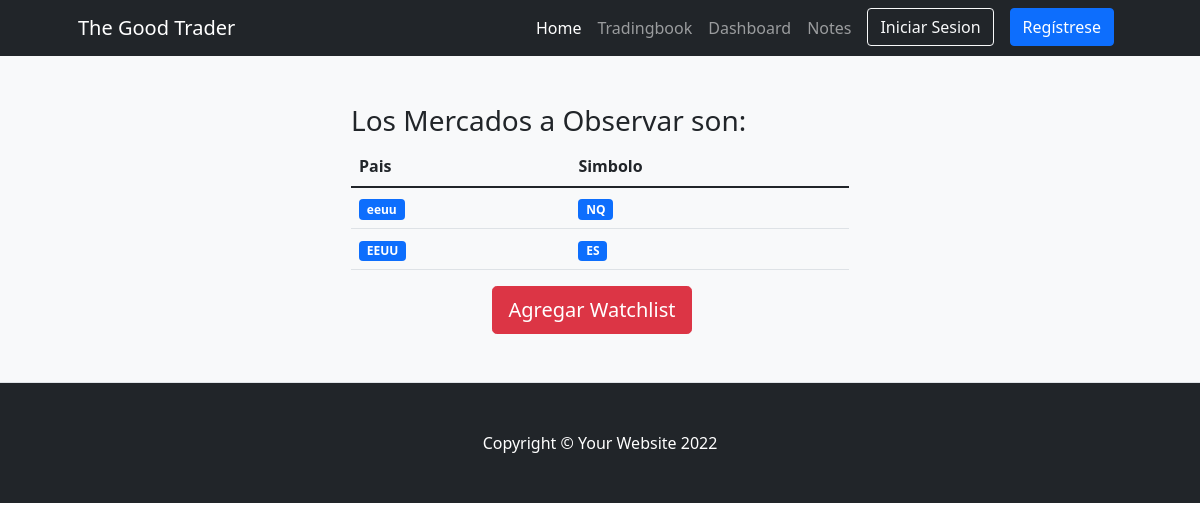
The page /markets/ on the database as committed earlier.
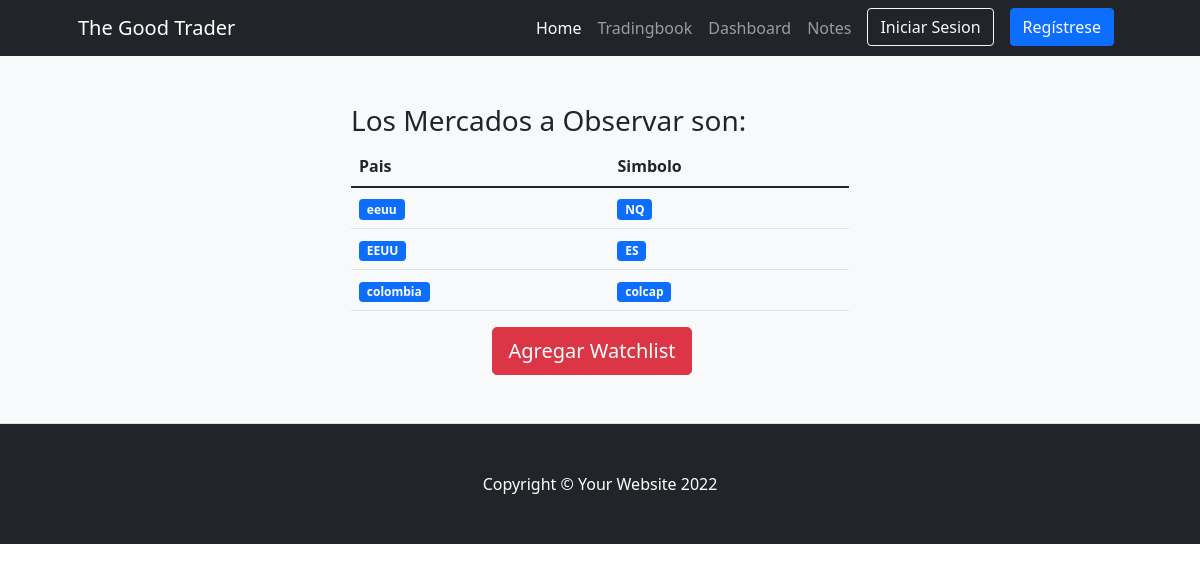
The same page on the database as committed later.
### tradingbookapp/models.py (models this page shows)
class  Market(models.Model):
    pais = models.CharField("pais a donde pertenece",max_length=30)
    simbolo = models.CharField("Simbolo a observar",max_length=30)

### tradingbookapp/views.py (the view)
# urls.py: path('markets/',views.Markets,name="Markets"),
def Markets(request):
    markets = Market.objects.all()
    ctx = {'markets':markets}
    return render(request,'tradingbookapp/markets.html',ctx)

### tradingbookapp/templates/tradingbookapp/markets.html (shortened to what this page needs)
{% extends "tradingbookapp/base.html" %}
{%block contenidopagina%}
<section class="bg-light py-5 border-bottom">
    <div class="container px-5">
        <div class="row gx-5 justify-content-center">
            <div class="col-lg-6">
                <h3>Los Mercados a Observar son:</h3>
                <table class="table">
                    <thead>
                        <th scope="col">Pais</th>
                        <th scope="col">Simbolo</th>
                    </thead>
                    <ul class= "list-group list-group-numbered">
                        {% for market in markets  %}
                        <tr>
                            <td><span class= "badge bg-primary rounded-pill>">{{market.pais}}</td></span>
                            <td><span class= "badge bg-primary rounded-pill>">{{market.simbolo}}</td></span>
                        </tr>
                        {% endfor %}
                    </ul>
                </table>
                <div class="d-grid gap-3 d-sm-flex justify-content-sm-center">
                    <a class="btn btn-danger btn-lg px-3 me-sm-3" href="{%url 'crear_mercados' %}">Agregar Watchlist</a>
                </div>
            </div>
        </div>
    </div>
</section>
{%endblock%}

Rows that differ between the two databases and show on the page:
added Market: pais "colombia", simbolo "colcap"
